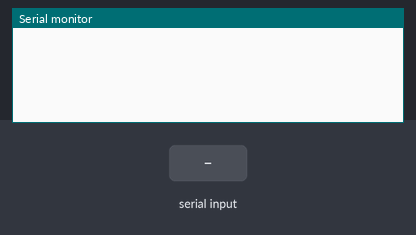
Recording of a sketch running on a simulated Arduino Uno, built with avr-gcc and run on an emulated ATmega328P. Shown: the last lines printed to the serial monitor. The test bench sets the inputs (shaded band).

Above: at 1.2 s.
1.3 s: "cook" received over Serial
At 3.5 s:
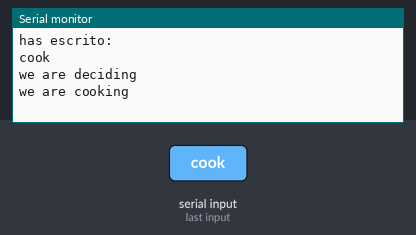
3.8 s: "potato" received over Serial
At 6.0 s:
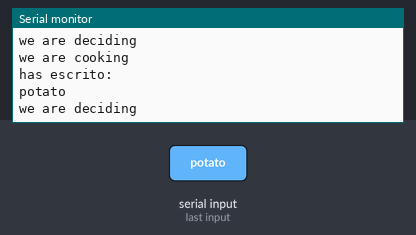
6.3 s: "1" received over Serial
At 7.7 s:
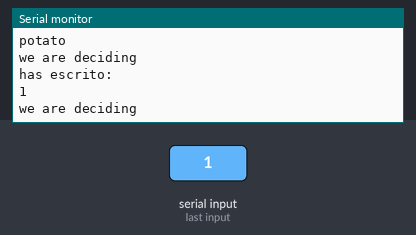
8.8 s: "cook" received over Serial
At 11.1 s:
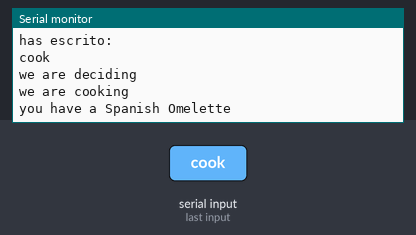

The sketch:

CookingSystem2.ino
```cpp
//cooking system 2
//recipe: 2 eggs, 1 potato, 0,25 onion, oil
int eggs= 4;
int potato= 0;
boolean oil= true;
double onion= 1;

void setup() {
Serial.begin(9600);
}

void loop() {

String input = Serial.readString();

if(input !=""){
Serial.println("has escrito: ");
Serial.println(input);
input.trim();
decide(input);
}
}

void decide(String input){
Serial.println("we are deciding");
if(input == "cook"){
  cook();
}
if(input=="potato"){potato++;}
}

void cook(){
  Serial.println("we are cooking");
  if(eggs >= 2 &&
     potato >= 1 &&
     onion >= 0.25 && oil){
      Serial.println("you have a Spanish Omelette");
      eggs=eggs-2;
      potato--;
      onion=onion-0.25;
     }
}
```

Measured:
- after the input at 1.3 s, the serial monitor: prints a new line after 1.0 s (image 1)
- after the input at 3.8 s, the serial monitor: prints a new line after 1.0 s (image 2)
- after the input at 6.3 s, the serial monitor: prints a new line after 1.0 s (image 3)
- after the input at 8.8 s, the serial monitor: prints a new line after 1.0 s (image 4)
